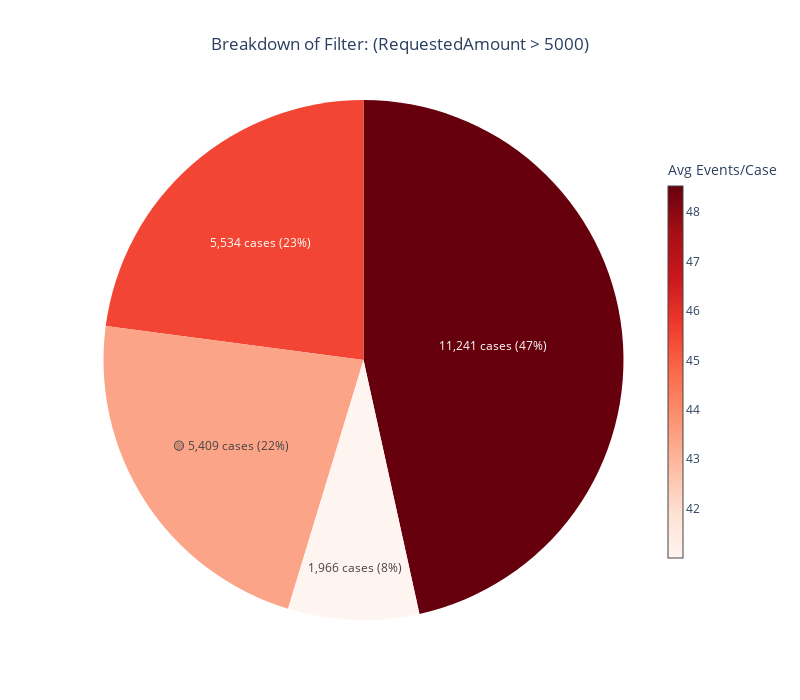

Write notebook code for a chart like this one.
### Code cell
query_breakdown_pie('rs_Over5K', log_view, metric='avg_events_per_case', details=False)

### Figure 1 — Plotly figure (JSON) as saved in the notebook; plotly's stock layout.template omitted (floating-point values rounded to 4 significant figures)
{"data": [{"customdata": [["(event in { 'A_Submitted' }) ✅ →<br>(LoanGoal in { 'Car' }) ✅ →<br>(RequestedAmount > 5000) ✅"], ["(event in { 'A_Submitted' }) ✅ →<br>(LoanGoal in { 'Car' }) ❌ →<br>(RequestedAmount > 5000) ✅"], ["(event in { 'A_Submitted' }) ❌ →<br>(LoanGoal in { 'Car' }) ✅ →<br>(RequestedAmount > 5000) ✅"], ["(event in { 'A_Submitted' }) ❌ →<br>(LoanGoal in { 'Car' }) ❌ →<br>(RequestedAmount > 5000) ✅"]], "hovertemplate": "<b>%{customdata[0]}</b><extra></extra>", "labels": ["🟡 5,409 cases (22%)", "11,241 cases (47%)", "1,966 cases (8%)", "5,534 cases (23%)"], "marker": {"colors": ["rgb(252, 164, 135)", "rgb(103, 0, 13)", "rgb(255, 245, 240)", "rgb(242, 69, 51)"]}, "textinfo": "label", "type": "pie", "values": [5409, 11241, 1966, 5534]}, {"hoverinfo": "none", "marker": {"cmax": 48.53, "cmin": 41.0, "color": [41.0], "colorbar": {"len": 0.8, "thickness": 15, "title": {"text": "Avg Events/Case"}}, "colorscale": [[0, "rgb(255,245,240)"], [0.125, "rgb(254,224,210)"], [0.25, "rgb(252,187,161)"], [0.375, "rgb(252,146,114)"], [0.5, "rgb(251,106,74)"], [0.625, "rgb(239,59,44)"], [0.75, "rgb(203,24,29)"], [0.875, "rgb(165,15,21)"], [1, "rgb(103,0,13)"]], "showscale": true}, "mode": "markers", "showlegend": false, "type": "scatter", "x": [null], "y": [null]}], "layout": {"height": 700, "paper_bgcolor": "white", "plot_bgcolor": "white", "showlegend": false, "title": {"text": "Breakdown of Filter: (RequestedAmount > 5000)", "x": 0.5}, "width": 800, "xaxis": {"showgrid": false, "showticklabels": false, "zeroline": false}, "yaxis": {"showgrid": false, "showticklabels": false, "zeroline": false}}}
